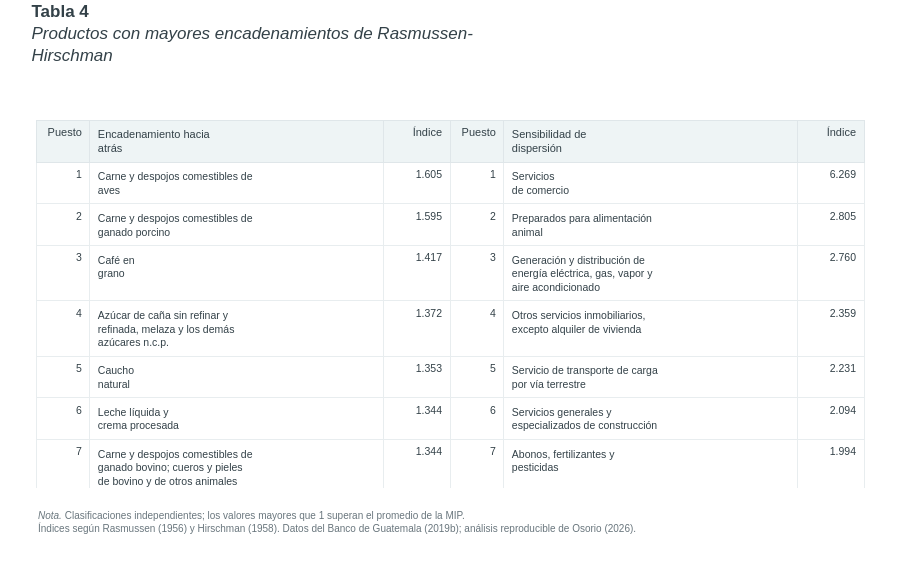

Notebook code for this chart:
### Code cell
#@title { display-mode: "form" }
ranking_atras = (
    indicadores.nlargest(8, "encadenamiento_atras_normalizado")
    .sort_values(["encadenamiento_atras_normalizado", "producto"], ascending=[False, True], kind="mergesort")
)
ranking_adelante = (
    indicadores.nlargest(8, "indice_dispersion_adelante_rh_normalizado")
    .sort_values(["indice_dispersion_adelante_rh_normalizado", "producto"], ascending=[False, True], kind="mergesort")
)
mostrar_tabla_rankings(ranking_atras, ranking_adelante)

### Figure 1 — Plotly figure (JSON) as saved in the notebook; plotly's stock layout.template omitted (floating-point values rounded to 4 significant figures)
{"data": [{"cells": {"align": ["right", "left", "right", "right", "left", "right"], "fill": {"color": "white"}, "font": {"color": "#334148", "size": 10.5}, "height": 40, "line": {"color": "#e8edef"}, "values": [[1, 2, 3, 4, 5, 6, 7, 8], ["Carne y despojos comestibles de<br>aves", "Carne y despojos comestibles de<br>ganado porcino", "Café en<br>grano", "Azúcar de caña sin refinar y<br>refinada, melaza y los demás<br>azúcares n.c.p.", "Caucho<br>natural", "Leche líquida y<br>crema procesada", "Carne y despojos comestibles de<br>ganado bovino; cueros y pieles<br>de bovino y de otros animales", "Aves de<br>corral"], ["1.605", "1.595", "1.417", "1.372", "1.353", "1.344", "1.344", "1.337"], [1, 2, 3, 4, 5, 6, 7, 8], ["Servicios<br>de comercio", "Preparados para alimentación<br>animal", "Generación y distribución de<br>energía eléctrica, gas, vapor y<br>aire acondicionado", "Otros servicios inmobiliarios,<br>excepto alquiler de vivienda", "Servicio de transporte de carga<br>por vía terrestre", "Servicios generales y<br>especializados de construcción", "Abonos, fertilizantes y<br>pesticidas", "Servicios  de agencias de empleo<br>y de dotación de recursos<br>humanos"], ["6.269", "2.805", "2.760", "2.359", "2.231", "2.094", "1.994", "1.977"]]}, "columnwidth": [0.65, 3.55, 0.8, 0.65, 3.55, 0.8], "header": {"align": ["right", "left", "right", "right", "left", "right"], "fill": {"color": "#eef4f5"}, "font": {"color": "#334148", "size": 11}, "height": 40, "line": {"color": "#dfe6e9"}, "values": ["Puesto", "Encadenamiento hacia<br>atrás", "Índice", "Puesto", "Sensibilidad de<br>dispersión", "Índice"]}, "type": "table"}], "layout": {"title": {"pad": {"b": 8}, "font": {"size": 17}, "text": "<b>Tabla 4</b><br><i>Productos con mayores encadenamientos de Rasmussen-<br>Hirschman</i>", "x": 0.035, "xref": "container", "xanchor": "left", "y": 0.97, "yref": "container", "yanchor": "top", "automargin": false}, "font": {"family": "Arial, sans-serif", "size": 12, "color": "#334148"}, "margin": {"l": 36, "r": 36, "t": 120, "b": 86}, "hoverlabel": {"font": {"size": 12, "family": "Arial"}, "bgcolor": "white"}, "height": 574, "paper_bgcolor": "white", "plot_bgcolor": "white", "annotations": [{"align": "left", "font": {"color": "#69767d", "size": 10}, "showarrow": false, "text": "<i>Nota.</i> Clasificaciones independientes; los valores mayores que 1 superan el promedio de la MIP.<br>Índices según Rasmussen (1956) y Hirschman (1958). Datos del Banco de Guatemala (2019b); análisis reproducible de Osorio (2026).", "x": 0, "xanchor": "left", "xref": "paper", "xshift": 0, "y": -0.055, "yanchor": "top", "yref": "paper"}], "width": 900, "autosize": false}}
